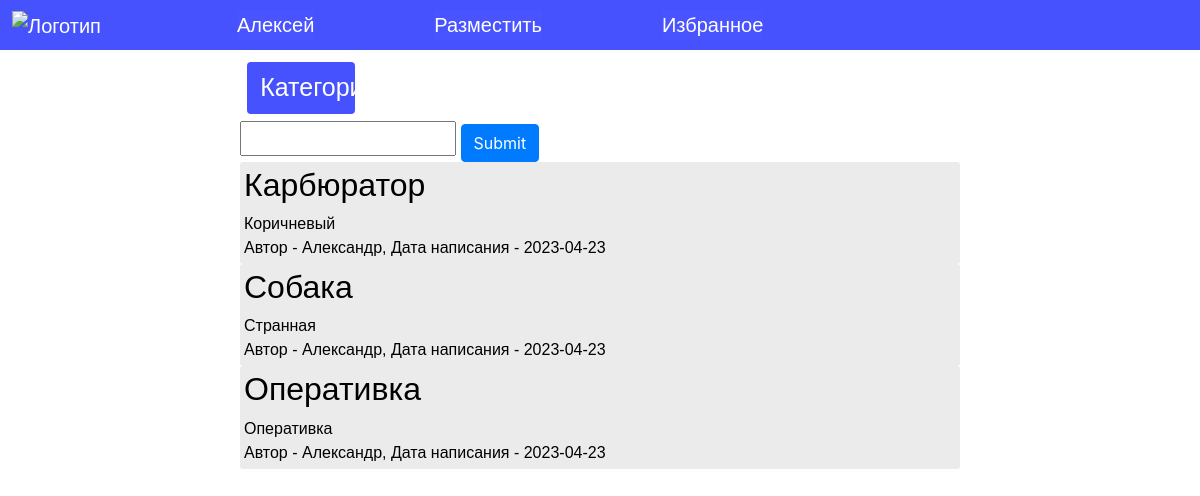
/search/category/Животные (signed in), run on the app's committed database.
### data/users.py (models this page shows, shortened)
class User(SqlAlchemyBase, UserMixin, SerializerMixin):
    __tablename__ = 'users'
    id = sqlalchemy.Column(sqlalchemy.Integer,
                           primary_key=True, autoincrement=True)
    name = sqlalchemy.Column(sqlalchemy.String, nullable=False)
    email = sqlalchemy.Column(sqlalchemy.String,
                              index=True, unique=True, nullable=False)
    hashed_password = sqlalchemy.Column(sqlalchemy.String, nullable=True)
    announcements = orm.relationship("Announcement", back_populates='user', lazy='subquery')
    number = sqlalchemy.Column(sqlalchemy.String, nullable=False)
    following = orm.relationship("Announcement", secondary='following', backref='announcement', lazy='subquery')

### data/announcements.py (models this page shows)
class Announcement(SqlAlchemyBase, SerializerMixin):
    __tablename__ = 'announcement'
    id = sqlalchemy.Column(sqlalchemy.Integer,
                           primary_key=True, autoincrement=True)
    title = sqlalchemy.Column(sqlalchemy.String, nullable=False)
    content = sqlalchemy.Column(sqlalchemy.String, nullable=True)
    created_date = sqlalchemy.Column(sqlalchemy.Date,
                                     default=datetime.date.today())
    user_id = sqlalchemy.Column(sqlalchemy.Integer,
                                sqlalchemy.ForeignKey("users.id"))
    user = orm.relationship('User', lazy='subquery')
    picture = sqlalchemy.Column(sqlalchemy.String, nullable=False)
    address = sqlalchemy.Column(sqlalchemy.String, nullable=False)
    state = sqlalchemy.Column(sqlalchemy.String, nullable=False)
    category = sqlalchemy.Column(sqlalchemy.String, nullable=False)

### data/main_page.py (the view)
@blueprint.route('/search/category/<get_category>')
def search_by_categories(get_category):
    db_sess = db_session.create_session()
    categories = [i.name for i in db_sess.query(Category).all()]
    if current_user.is_authenticated:
        announcements = db_sess.query(Announcement).filter(current_user.id != Announcement.user_id,
                                                           Announcement.category == get_category).all()
    else:
        announcements = db_sess.query(Announcement).filter(Announcement.category == get_category).all()
    db_sess.close()
    return render_template('search-by-category.html', current_user=current_user, announcements=announcements,
                           categories=categories)

### data/db_session.py (called while the page is built)
def create_session() -> Session:
    global __factory
    return __factory()

### server.py (called while the page is built)
@login_manager.user_loader
def load_user(user_id):
    db_sess = db_session.create_session()
    return db_sess.query(users.User).get(user_id)

### templates/search-by-category.html (shortened to what this page needs)
{% extends "base.html" %}
{% block content %}
<div class="">
    <div class="dropdown">
        <button class="btn category dropdown-toggle" type="button" data-bs-toggle="dropdown" aria-expanded="false">
            Категории
        </button>
    </div>
    <form action="/search" method="POST">
        <input class="search" name="search-place" type="text">
        <input type="submit" class="btn btn-primary" placeholder="Искать">
    </form>
</div>
<div class="announcements">
    {% for item in announcements%}
        <div class="announcement-block">
            <a class="announcement" href="/{{item.id}}">
                <h2>{{item.title}}</h2>
                <div>
                    {{item.content}}
                </div>
                <div>
                    Автор - {{item.user.name}}, Дата написания - {{item.created_date}}
                </div>
            </a>
        </div>
    {% endfor %}
</div>
{% endblock %}

### templates/base.html (shortened to what this page needs)
<!DOCTYPE html>
<html lang="en">
<head>
    <link rel="stylesheet"
          href="https://stackpath.bootstrapcdn.com/bootstrap/4.4.1/css/bootstrap.min.css"
>
    <link rel="stylesheet" href="../static/css/base.css">
</head>
<body>
<header>
    <nav class="nav">
        <a class ="logo navbar-brand" href="/"><img src="" width="50px" height="50px" alt="Логотип"></a>
        {% if current_user.is_authenticated %}
            <a class="user-name nav-items" href="/personal-area-main">{{ current_user.name }}</a>
            <a class="nav-items" href="make_announcement ">Разместить</a>
            <a class ="nav-items" href="/personal-area-following">Избранное</a>
        {% else %}
            <p>
                <a class="btn btn-primary" href="/register">Зарегистрироваться</a>
                <a class="btn btn-success" href="/login">Войти</a>
            </p>
        {% endif %}
    </nav>
</header>
<main class="content">
    {% block content %} {% endblock %}
</main>
</body>
</html>

### static/css/base.css (style rules this page uses)
.nav { background-color: #4752FF; align-items: center; height: 50px; width: 100%; position: fixed; z-index: 2; }
.logo { color: rgb(255, 255, 255); font-size: 20px; margin-left: 1%; font-family: 'Arial'; }
.nav-items { text-decoration: none; font-family: 'Arial'; color: rgb(255, 255, 255); font-size: 20px; background-color: #4954FF; margin-left: 10%; }
.content { margin-left: 20%; margin-right: 20%; position: relative; top: 55px; z-index: 1; }
.category { background-color: #4752FF; color: rgb(255, 255, 255); font-size: 25px; width: 15%; height: 5%; font-family: 'Arial'; text-decoration: none; display: inline; margin: 1%; }
.search { color: rgb(255, 255, 255); font-size: 25px; font-family: 'Arial'; width: 30%; height: 5%; color: black; }
.announcement { text-decoration: none; color: rgb(0, 0, 0); background-color: rgb(255, 255, 255); position: relative; width: 60%; height: 20%; font-family: 'Arial'; }
.announcement-block { background-color: #EBEBEB; border: 0px solid; border-radius: 3px; padding: 4px; }

### data on the page
User: name "Алексей"
Announcement: title "Карбюратор", content "Коричневый", user.name "Александр", created_date "2023-04-23"
Announcement: title "Собака", content "Странная", user.name "Александр", created_date "2023-04-23"
Announcement: title "Оперативка", content "Оперативка", user.name "Александр", created_date "2023-04-23"
